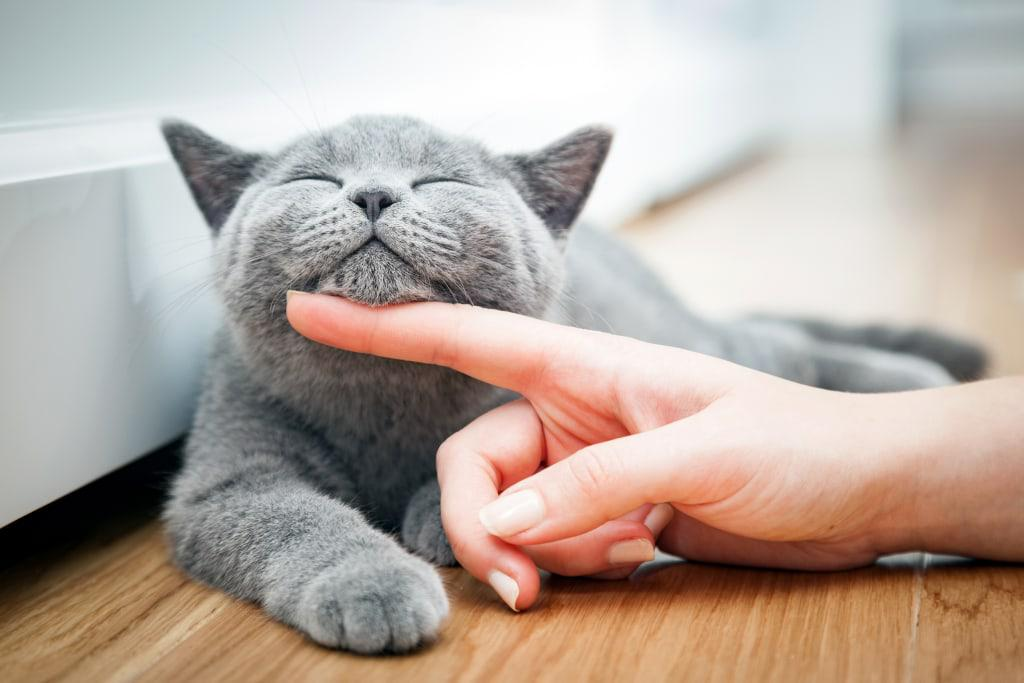
#> input picture contoh2.jpg, 1024 x 683 px
$ python tes3.py
#> lines starting #> are read from the running program, lines starting #| are printed output that depends on the picture
import cv2
import matplotlib.pyplot as plt

def tampilkan_resize(nama_file, ukuran_target):
    # Membaca citra
#> called with nama_file = 'contoh2.jpg', ukuran_target = (200, 200)
    img = cv2.imread(nama_file)
#> img is the input picture: shape (683, 1024, 3); mean B, G, R 160.4, 169.5, 183
    if img is None:
        print(f"File {nama_file} tidak ditemukan!")
        return

    # Konversi BGR ke RGB agar warna sesuai di Matplotlib
    img_rgb = cv2.cvtColor(img, cv2.COLOR_BGR2RGB)

    # Melakukan resize citra sesuai target (lebar, tinggi)
    img_resized = cv2.resize(img_rgb, ukuran_target)
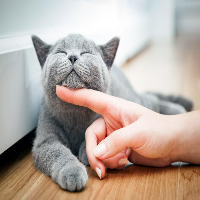
#> img_resized: shape (200, 200, 3); mean R, G, B 183, 169.4, 160.3

    # Menyiapkan canvas figure untuk menampilkan berdampingan
    plt.figure(figsize=(10, 5))

    # Subplot 1: Citra Asli
    plt.subplot(1, 2, 1)
    plt.imshow(img_rgb)
    plt.title('Citra Asli')
    plt.axis('off')

    # Subplot 2: Citra Resize
    plt.subplot(1, 2, 2)
    plt.imshow(img_resized)
    plt.title(f'Citra Resize {ukuran_target}')
    plt.axis('off')

    plt.tight_layout()
    plt.show()
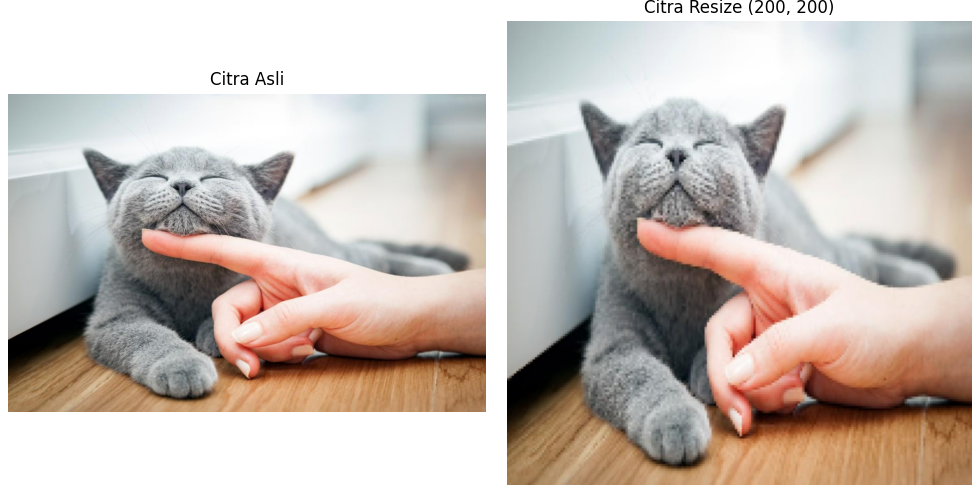
#> figure drawn by matplotlib, 2 panels

# Memanggil fungsi untuk Latihan 2
# Contoh: Mengubah ukuran menjadi 200x200
tampilkan_resize('contoh2.jpg', (200, 200))

$ run again, with jalan.jpg copied over contoh2.jpg
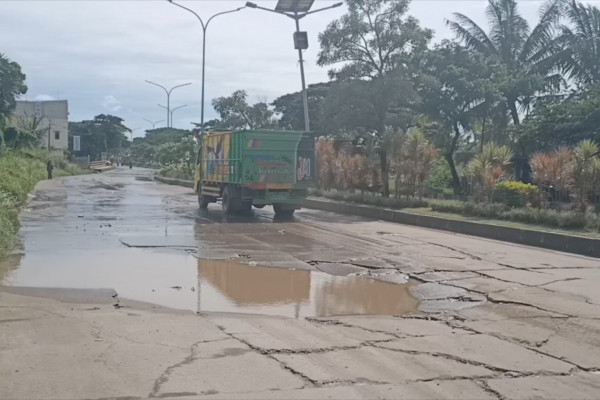
#> input picture jalan.jpg, 600 x 400 px
#> in tampilkan_resize, img is the input picture: shape (400, 600, 3); mean B, G, R 146.5, 146.7, 145.2
#> in tampilkan_resize, `img_resized = cv2.resize(img_rgb, ukuran_target)`:
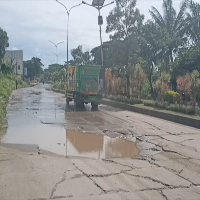
#> img_resized: shape (200, 200, 3); mean R, G, B 145.5, 146.9, 146.7
#> in tampilkan_resize, `plt.show()`:
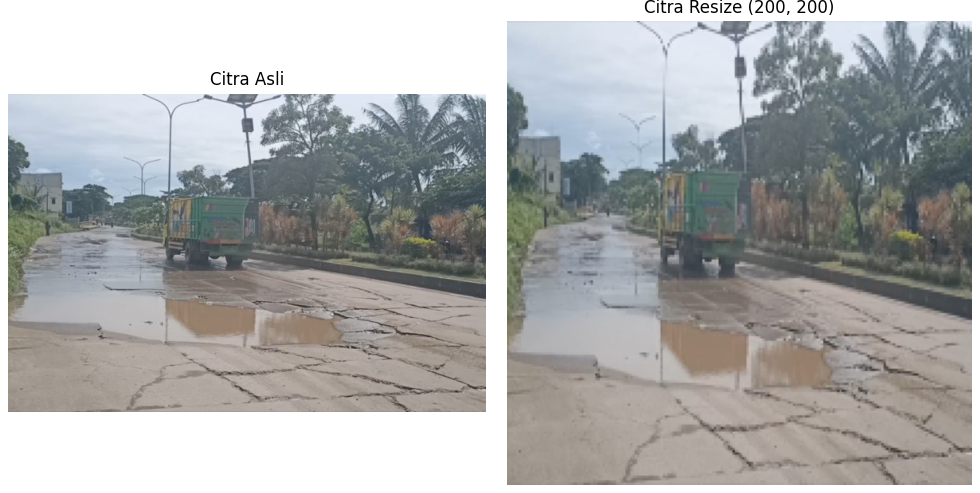
#> figure drawn by matplotlib, 2 panels

$ run again, with pemandangan.jpg copied over contoh2.jpg
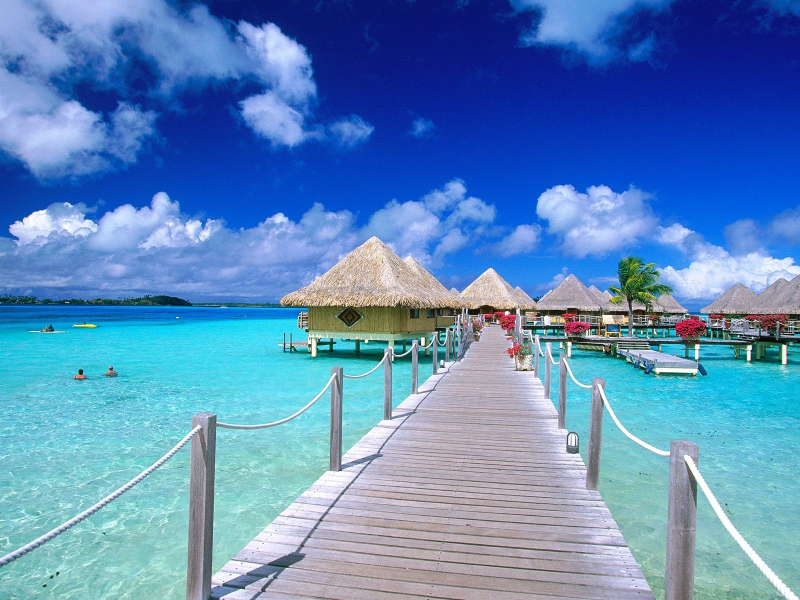
#> input picture pemandangan.jpg, 1600 x 1200 px (shown at 1/2 size)
#> in tampilkan_resize, img is the input picture: shape (1200, 1600, 3); mean B, G, R 188.4, 138.6, 92.7
#> in tampilkan_resize, `img_resized = cv2.resize(img_rgb, ukuran_target)`:
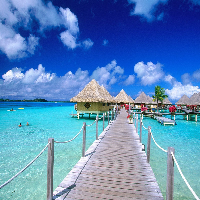
#> img_resized: shape (200, 200, 3); mean R, G, B 92.8, 138.7, 188.5
#> in tampilkan_resize, `plt.show()`:
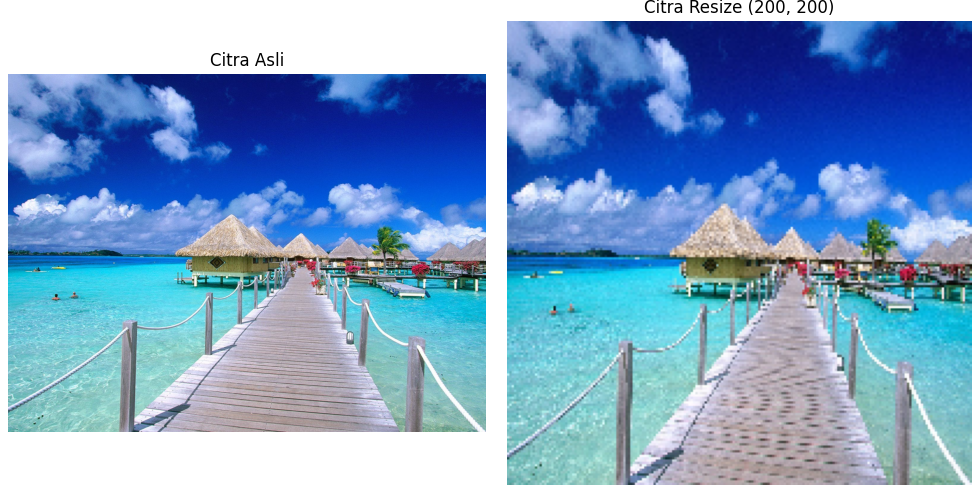
#> figure drawn by matplotlib, 2 panels
